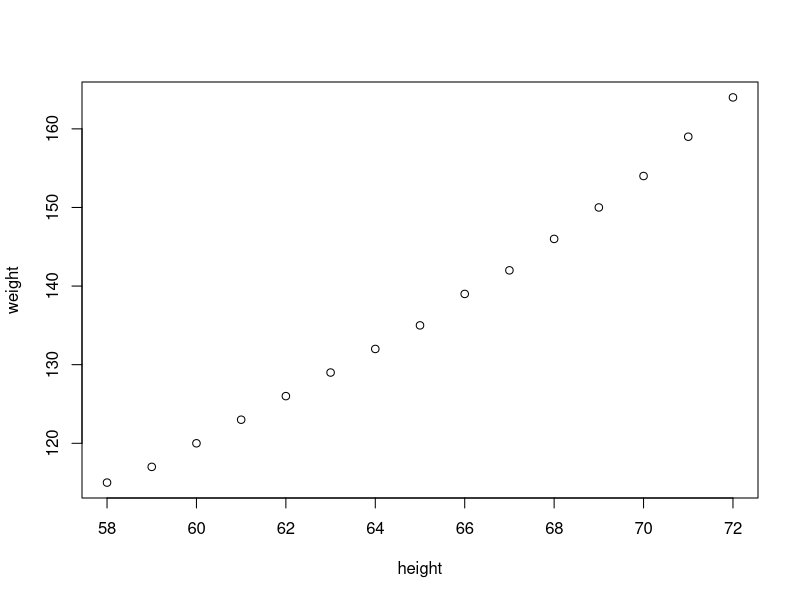
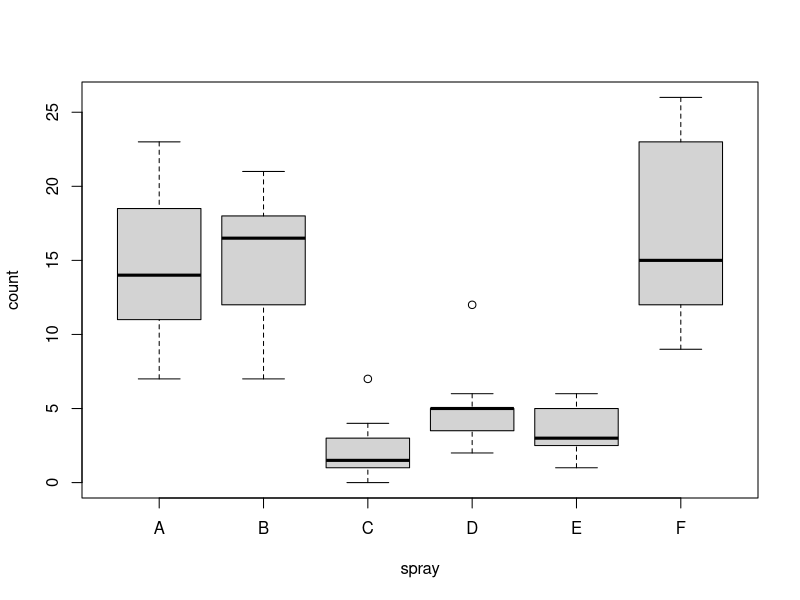
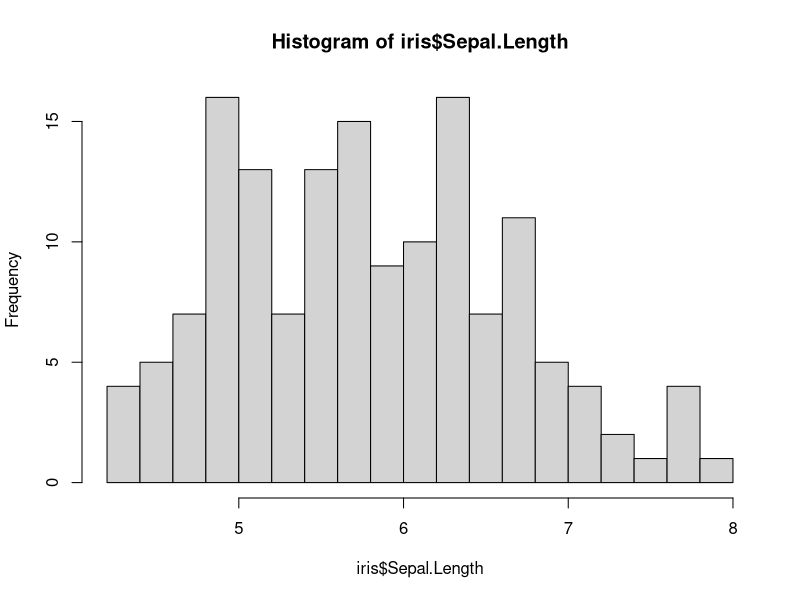

R code for these plots, in order:
## ---- chunk 1
str(iris)
## ---- chunk 2
summary(iris)
## ---- chunk 3
mean(iris$Sepal.Length)
# or 
# number of rows
nrow(iris)
colnames(iris)
## ---- chunk 4
# first row (before comma)
iris[1,]

# row 2, 6 and 3 and column 1 and 2
iris[c(2,6,3),1:2]
## ---- chunk 5
plot(weight ~ height, data=women)
## ---- chunk 6
plot(count ~ spray, data=InsectSprays)
## ---- chunk 7
hist(iris$Sepal.Length, breaks=20)
## ---- chunk 8
class(iris$Species)

# categories
levels(iris$Species)

# retrieve indices
as.integer(iris$Species)
## ---- chunk 9
table(iris$Species)
## ---- chunk 10
iris$Sepal.Length.Class = cut(iris$Sepal.Length, breaks = 4:8)
table(iris$Species, iris$Sepal.Length.Class)
